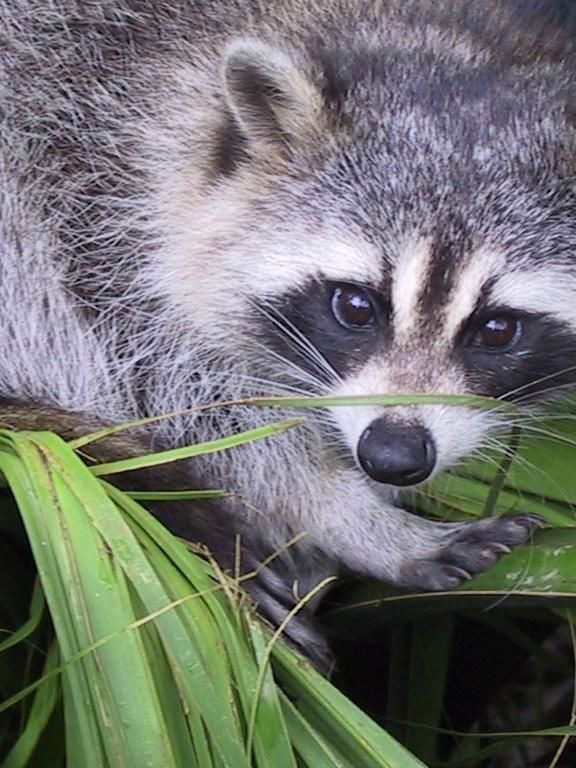
#> input picture scripts/data/vision-photo.jpg, 576 x 768 px; its folder holds only this picture in this run
$ python generate_lesson87_visuals.py
#> lines starting #> are read from the running program, lines starting #| are printed output that depends on the picture; after the words box and inside, x2 and y2 are one past the last pixel; in counts of white or black regions, pixels touching at a corner belong together; long printed decimals are rounded
"""Deterministic figures for lesson 87: generative editing, masks and deepfake detection.

Everything is computed from the REAL photograph scripts/data/vision-photo.jpg.

1. A mask is a contract: an "inpainting" edit with feathering plus global harmonisation
   provably changes pixels OUTSIDE the declared mask; the difference map measures it.
2. A spectral detector (radial power spectrum + logistic regression) separates real
   patches from patches produced by three concrete resampling pipelines.
3. Leave-one-generator-out: the same detector collapses on a generator it never saw.
4. JPEG recompression destroys the fingerprint.
5. Base rate turns a high-accuracy detector into a flood of false alarms.
6. Cost-optimal threshold and how confidently the detector is wrong on an unseen generator.

Every number quoted in the lesson text is computed here and asserted.
"""

from __future__ import annotations

import io
import json
from pathlib import Path

import matplotlib as mpl
import matplotlib.pyplot as plt
import numpy as np
from PIL import Image
from sklearn.linear_model import LogisticRegression
from sklearn.metrics import roc_auc_score

ROOT = Path(__file__).resolve().parents[1]
PHOTO = ROOT / "scripts" / "data" / "vision-photo.jpg"
OUT = ROOT / "public" / "figures" / "lessons" / "87"
SIDE = ROOT / "public" / "figures" / "sidenotes" / "87"

PAPER = "#fffef9"; INK = "#171915"; MUTED = "#6e726a"; FAINT = "#969990"
GRID = "#deddd4"; LINE = "#c9c8be"; BLUE = "#315f8c"; RED = "#b94a3b"
GREEN = "#38735d"; GOLD = "#a57920"; VIOLET = "#6f5a8f"; WASH = "#f5f3ea"

mpl.rcParams.update({
    "font.family": "PT Sans", "font.size": 12, "axes.titlesize": 15,
    "axes.labelsize": 12, "axes.edgecolor": LINE, "axes.labelcolor": MUTED,
    "xtick.color": MUTED, "ytick.color": MUTED, "text.color": INK,
    "figure.facecolor": PAPER, "axes.facecolor": PAPER,
    "savefig.facecolor": PAPER, "savefig.bbox": "tight",
    "savefig.pad_inches": 0.16, "mathtext.fontset": "dejavuserif",
})

FACTS: dict[str, float | int | str] = {}


def save(fig, path, *, dpi=160):
    path.parent.mkdir(parents=True, exist_ok=True)
    fig.savefig(path, dpi=dpi)
    plt.close(fig)


# ---------------------------------------------------------------- image helpers
def load_rgb() -> np.ndarray:
    return np.asarray(Image.open(PHOTO).convert("RGB"), dtype=float) / 255.0


def gray(img: np.ndarray) -> np.ndarray:
    return img @ np.array([0.299, 0.587, 0.114])


def gauss_kernel(sigma: float) -> np.ndarray:
    r = max(1, int(3 * sigma))
    t = np.arange(-r, r + 1)
    k = np.exp(-(t ** 2) / (2 * sigma ** 2))
    return k / k.sum()


def blur(a: np.ndarray, sigma: float) -> np.ndarray:
    k = gauss_kernel(sigma)
    out = a.copy()
    pad = len(k) // 2
    for axis in (0, 1):
        p = np.pad(out, [(pad, pad) if ax == axis else (0, 0) for ax in range(out.ndim)], mode="reflect")
        acc = np.zeros_like(out)
        for i, w in enumerate(k):
            sl = [slice(None)] * out.ndim
            sl[axis] = slice(i, i + out.shape[axis])
            acc += w * p[tuple(sl)]
        out = acc
    return out


def jpeg_roundtrip(img: np.ndarray, quality: int) -> np.ndarray:
    buf = io.BytesIO()
    Image.fromarray(np.clip(img * 255, 0, 255).astype(np.uint8)).save(buf, "JPEG", quality=quality)
    buf.seek(0)
    return np.asarray(Image.open(buf).convert("RGB"), dtype=float) / 255.0


# ---------------------------------------------------------------- generators
def gen_resample(img: np.ndarray) -> np.ndarray:
    """Downscale by 2 and bicubic back: the classic upsampling fingerprint."""
    h, w = img.shape[:2]
    pil = Image.fromarray(np.clip(img * 255, 0, 255).astype(np.uint8))
    small = pil.resize((w // 2, h // 2), Image.BICUBIC)
    return np.asarray(small.resize((w, h), Image.BICUBIC), dtype=float) / 255.0


def gen_smooth_noise(img: np.ndarray) -> np.ndarray:
    """Decoder-like smoothing plus a thin layer of synthetic grain."""
    rng = np.random.default_rng(8701)
    out = np.stack([blur(img[..., c], 0.9) for c in range(3)], axis=-1)
    return np.clip(out + rng.normal(0, 0.012, out.shape), 0, 1)


def gen_sharpen(img: np.ndarray) -> np.ndarray:
    """Over-sharpening: many pipelines push high frequencies to look 'crisp'."""
    out = np.stack([img[..., c] + 0.9 * (img[..., c] - blur(img[..., c], 1.4)) for c in range(3)], axis=-1)
    return np.clip(out, 0, 1)


GENERATORS = [("апсемплинг ×2", gen_resample), ("сглаживание+зерно", gen_smooth_noise),
              ("перерезкость", gen_sharpen)]


# ---------------------------------------------------------------- patches & features
PATCH = 64
STRIDE = 32


def patch_coords(shape, half: str):
    h, w = shape[:2]
    y0, y1 = (0, h // 2) if half == "top" else (h // 2, h)
    ys = range(y0, y1 - PATCH + 1, STRIDE)
    xs = range(0, w - PATCH + 1, STRIDE)
    return [(y, x) for y in ys for x in xs]


HANN = np.outer(np.hanning(PATCH), np.hanning(PATCH))
_yy, _xx = np.mgrid[0:PATCH, 0:PATCH]
_fy = np.minimum(_yy, PATCH - _yy)
_fx = np.minimum(_xx, PATCH - _xx)
_R = np.sqrt(_fy ** 2 + _fx ** 2)
NBINS = 24
_BIN = np.clip((_R / (PATCH / 2) * NBINS).astype(int), 0, NBINS - 1)


def radial_spectrum(patch: np.ndarray) -> np.ndarray:
    f = np.fft.fft2((patch - patch.mean()) * HANN)
    p = np.abs(f) ** 2
    prof = np.array([p[_BIN == b].mean() for b in range(NBINS)])
    prof = np.log10(prof + 1e-12)
    return prof - prof.mean()


def features(imgray: np.ndarray, half: str) -> np.ndarray:
    return np.array([radial_spectrum(imgray[y:y + PATCH, x:x + PATCH])
                     for y, x in patch_coords(imgray.shape, half)])


# ---------------------------------------------------------------- fig 87.1 mask contract
def fig_mask() -> None:
    img = load_rgb()
    h, w = img.shape[:2]
    yy, xx = np.mgrid[0:h, 0:w]
    mask = (((yy - 250) / 90.0) ** 2 + ((xx - 300) / 70.0) ** 2 <= 1.0).astype(float)

    # "inpainting": fill the hole with shifted texture, feather the seam, then harmonise globally
    src = np.roll(np.roll(img, 150, axis=0), -120, axis=1)
    soft = blur(mask, 6.0)                       # feathering leaks outside the binary mask
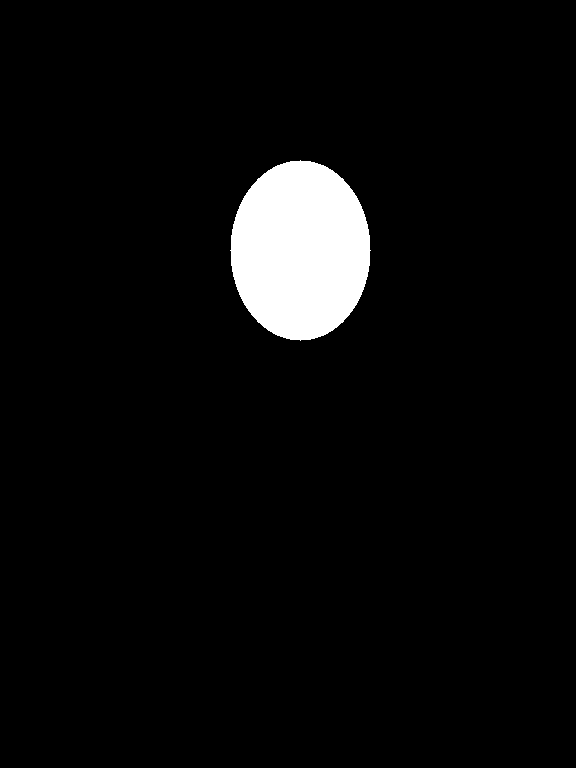
#> mask: shape (768, 576) float64; values 0 (black) and 1 (white), 4.5% white; 1 white region, box (x1, y1, x2, y2) and area: (230, 160, 371, 341) 19777
    feather = soft[..., None] * src + (1 - soft[..., None]) * img
    edit = np.clip(feather * 1.008 + 0.004, 0, 1)   # global colour harmonisation

    inside = mask > 0.5
    outside = ~inside
    tol = 1.0 / 255.0
    mask_share = float(inside.mean())

    d_f = np.abs(feather - img).max(axis=2)      # feathering only
    d = np.abs(edit - img).max(axis=2)           # feathering + harmonisation
    share_out_f = float((d_f[outside] > tol).mean())
#> share_out_f = 0.0152
    share_out = float((d[outside] > tol).mean())
#> share_out = 0.998
    max_out = float(d_f[outside].max())
#> max_out = 0.3
    mean_in = float(d[inside].mean())
#> mean_in = 0.291
    ring = (blur(mask, 3.0) > 1e-3) & outside    # ~9-пиксельная полоса сразу за контуром
    share_ring = float((d_f[ring] > tol).mean())
#> share_ring = 0.982

    FACTS.update(mask_share_pct=round(mask_share * 100, 1),
                 feather_outside_pct=round(share_out_f * 100, 1),
                 outside_changed_pct=round(share_out * 100, 1),
                 outside_max_levels=round(max_out * 255, 1),
                 ring_changed_pct=round(share_ring * 100, 1),
                 inside_mean_levels=round(mean_in * 255, 1))
    assert 2.0 < mask_share * 100 < 6.0, mask_share
    assert share_out > 0.9 and share_ring > 0.9, (share_out, share_ring)
    assert share_out_f < 0.2, share_out_f
    assert max_out * 255 > 20, max_out

    fig, axes = plt.subplots(1, 4, figsize=(12.4, 4.4))
    axes[0].imshow(img); axes[0].set_title("исходник $x$", fontsize=11.5)
    axes[1].imshow(mask, cmap="gray"); axes[1].set_title(f"маска $m$: {mask_share*100:.1f}% пикселей", fontsize=11.5)
    axes[2].imshow(edit); axes[2].set_title(r"результат $\widehat{x}$", fontsize=11.5)
    im = axes[3].imshow(np.clip(d * 6, 0, 1), cmap="magma")
    axes[3].contour(mask, levels=[0.5], colors=[GREEN], linewidths=1.4)
    axes[3].set_title(f"$|\\widehat{{x}}-x|$: вне маски\nизменено {share_out*100:.1f}% пикселей", fontsize=11.5)
    for ax in axes:
        ax.set_xticks([]); ax.set_yticks([])
    fig.suptitle("Маска — это контракт, и он нарушается тише, чем кажется", y=1.0, fontsize=14)
    fig.tight_layout()
    save(fig, OUT / "mask_contract.png")

    # sidenote: histogram of the difference inside / outside
    fig, ax = plt.subplots(figsize=(4.6, 3.2))
    bins = np.linspace(0, 0.25, 60)
    ax.hist(d_f[inside], bins=bins, color=RED, alpha=0.75, label="внутри маски", density=True)
    ax.hist(d_f[outside], bins=bins, color=BLUE, alpha=0.6, label="вне маски", density=True)
    ax.set_yscale("log"); ax.set_xlabel(r"$|\widehat{x}-x|$"); ax.set_yticks([])
    ax.legend(frameon=False, fontsize=9)
    ax.set_title("хвост правки уходит за контур", fontsize=11)
    ax.grid(True, color=GRID, lw=0.4, alpha=0.4); ax.set_axisbelow(True)
    save(fig, SIDE / "diff_hist.png")
    print("mask:", json.dumps({k: FACTS[k] for k in list(FACTS)}, ensure_ascii=False))
#| mask: {"mask_share_pct": 4.5, "feather_outside_pct": 1.5, "outside_changed_pct": 99.8, "outside_max_levels": 76.4, "ring_changed_pct": 98.2, "inside_mean_levels": 74.1}


# ---------------------------------------------------------------- fig 87.2 spectra
def fig_spectra() -> None:
    img = load_rgb()
    g = gray(img)
    fig, ax = plt.subplots(figsize=(8.8, 4.8))
    fr = np.arange(NBINS) / NBINS
    prof_real = features(g, "top").mean(axis=0)
#> prof_real = 24 values, max 2.49 at index 0, min -1.9 at index 23, mean 1.48e-16
    ax.plot(fr, prof_real, color=INK, lw=2.6, label="исходные фрагменты")
    gaps = {}
    for (name, fn), c in zip(GENERATORS, [BLUE, GREEN, GOLD]):
        prof = features(gray(fn(img)), "top").mean(axis=0)
        ax.plot(fr, prof, color=c, lw=2.0, label=name)
        gaps[name] = float(np.abs(prof - prof_real)[-6:].mean())
#> this loop made 3 passes
#> pass 3, in gen_sharpen, `out = np.stack([img[..., c] + 0.9 * (img[..., c] - blur(img[..., c], 1..`:
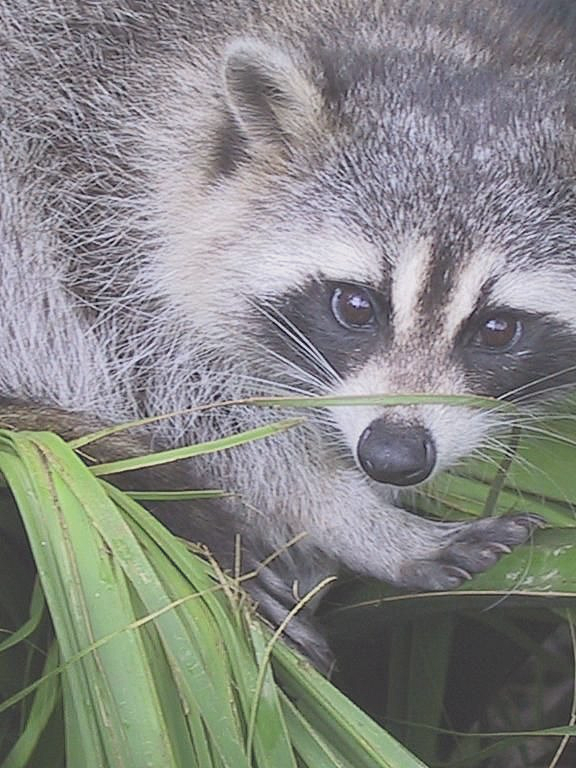
#> out: shape (768, 576, 3) float64; mean R, G, B 0.449, 0.457, 0.443; drawn with min black and max white
#> after the loop, gaps = {'апсемплинг ×2': 0.681, 'сглаживание+зерно': 0.144, 'перерезкость': 0.148}
    FACTS["gap_resample"] = round(gaps["апсемплинг ×2"], 2)
    FACTS["gap_sharpen"] = round(gaps["перерезкость"], 2)
    assert gaps["апсемплинг ×2"] > 0.5, gaps
    ax.axvspan(0.7, 1.0, color=WASH, alpha=0.8, zorder=0)
    ax.text(0.85, ax.get_ylim()[1] * 0.92, "высокие частоты", ha="center", fontsize=10, color=MUTED)
    ax.set_xlabel("нормированная пространственная частота")
    ax.set_ylabel(r"$\log_{10}$ мощности (центрировано)")
    ax.set_title("След генератора живёт в верхних частотах спектра")
    ax.legend(frameon=False, fontsize=10, loc="lower left")
    ax.grid(True, color=GRID, lw=0.4, alpha=0.4); ax.set_axisbelow(True)
    save(fig, OUT / "spectra.png")
#> call 3 of save, with dpi = 160
#> in save (call 3), `fig.savefig(path, dpi=dpi)`:
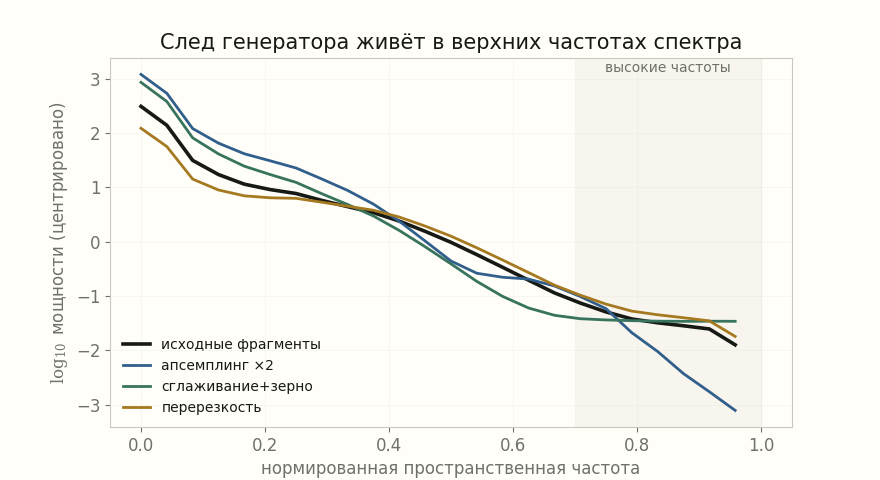
#> figure drawn by matplotlib, 1 panel; curve peaks at x = 0, y = 2.49; curve peaks at x = 0, y = 3.08; curve peaks at x = 0, y = 2.93

    # sidenote: only the top of the spectrum, zoomed
    fig, ax = plt.subplots(figsize=(4.6, 3.2))
    ax.plot(fr[-8:], prof_real[-8:], color=INK, lw=2.4, marker="o", ms=4)
    for (name, fn), c in zip(GENERATORS, [BLUE, GREEN, GOLD]):
        prof = features(gray(fn(img)), "top").mean(axis=0)
        ax.plot(fr[-8:], prof[-8:], color=c, lw=1.8, marker="o", ms=3)
    ax.set_xlabel("частота"); ax.set_yticks([])
    ax.set_title("тот же хвост крупно", fontsize=11)
    ax.grid(True, color=GRID, lw=0.4, alpha=0.4); ax.set_axisbelow(True)
    save(fig, SIDE / "spectra_zoom.png")
#> call 4 of save, with dpi = 160
#> in save (call 4), `fig.savefig(path, dpi=dpi)`:
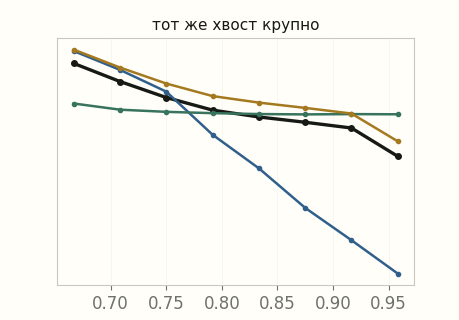
#> figure drawn by matplotlib, 1 panel
    print("spectra gaps:", gaps)
#| spectra gaps: {'апсемплинг ×2': 0.681, 'сглаживание+зерно': 0.1443, 'перерезкость': 0.148}


# ---------------------------------------------------------------- detectors
def build_scores():
    """Train real-vs-Gi on the top half, evaluate on the bottom half. Returns dict."""
    img = load_rgb()
    g = gray(img)
    fake_full = {name: gray(fn(img)) for name, fn in GENERATORS}
#> in gen_resample, pil is the input picture: PIL image 576x768 RGB; mean R, G, B 114.6, 116.5, 112.9
#> after the loop in blur (call 15), `for axis in (0, 1):`:
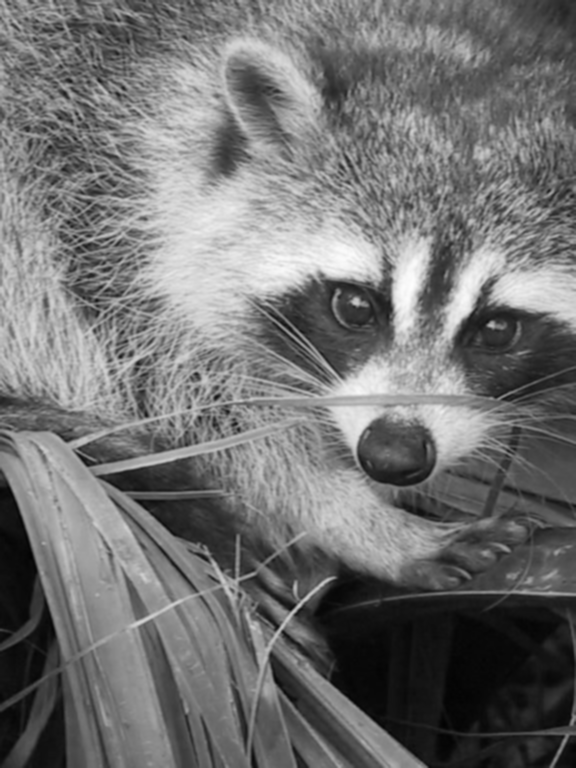
#> acc: shape (768, 576) float64; min 0.0101, max 0.993, mean 0.449
#> the loop in blur (call 17), `for axis in (0, 1):` made 2 passes
#> pass 1, in blur (call 17), `p = np.pad(out, [(pad, pad) if ax == axis else (0, 0) for ax in range(..`:
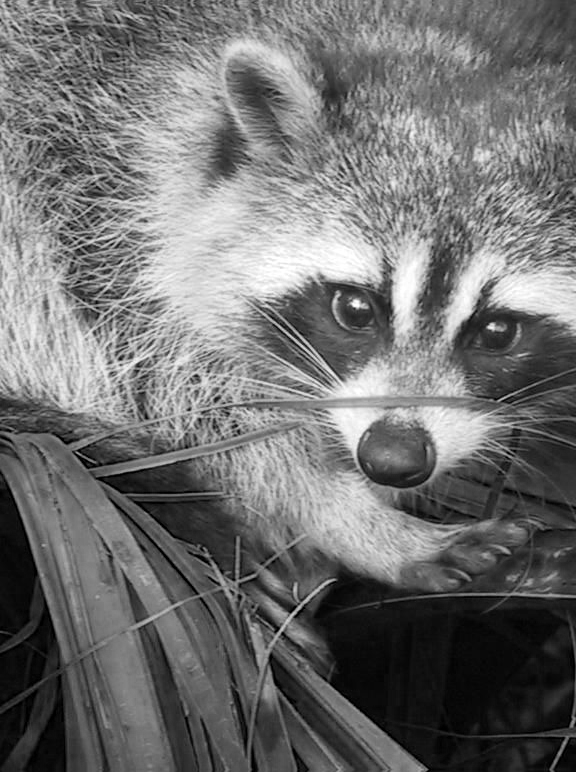
#> p: shape (772, 576) float64; min 0, max 1, mean 0.442
#> the loop in blur (call 19), `for axis in (0, 1):` made 2 passes
#> pass 1, in blur (call 19), `p = np.pad(out, [(pad, pad) if ax == axis else (0, 0) for ax in range(..`:
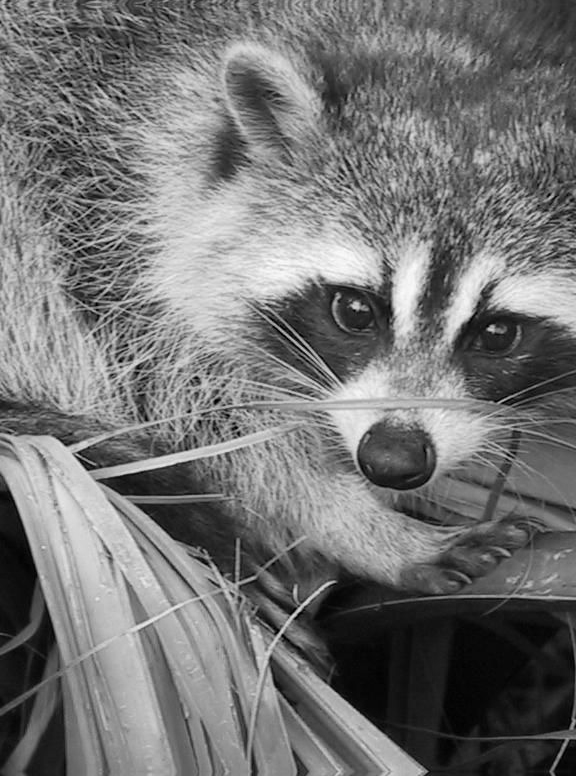
#> p: shape (776, 576) float64; min 0, max 0.992, mean 0.456
#> (the rest of the program and of its run is left out)
